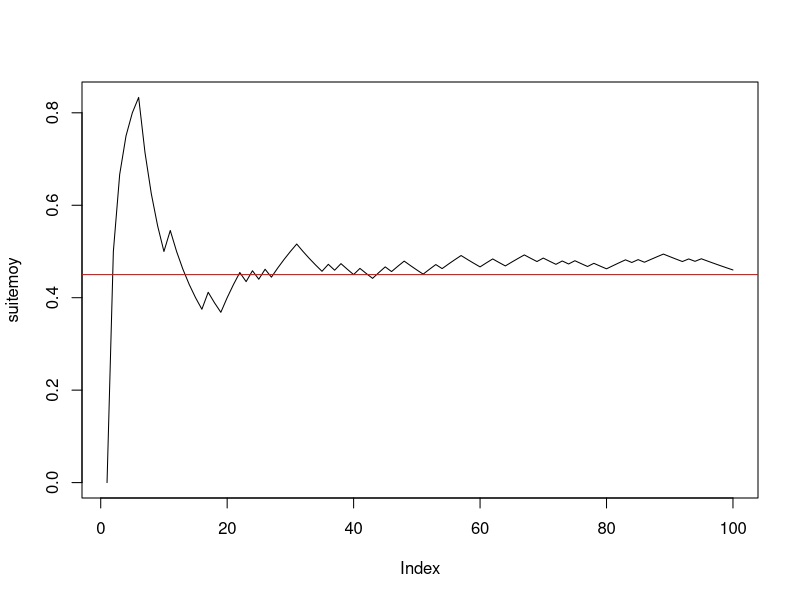

Generate this figure with R: (Note: this script raises an error after producing the figure.)

#--------question 1------------
n <- 100
p <- 0.45
x <- rbinom(n, 1, p)
#--------question 2------------
cumsum(x)
taille <- 1:n
suitemoy <- cumsum(x) / taille
#--------question 3------------
plot(suitemoy, type = "l")
abline(h = p, col = "red")

#------------Exercice 2------------------------



#--------question 1------------
n <- 100
mu <- -2
sigma <- 2
xg <- rnorm(n, mu, sigma)
#--------question 2------------
cumsum(xg)
rm(taille)
taille <- 1:n
rm(suitemoyg)
suitemoyg
suitemoyg <- cumsum(xg) / taille
#--------question 3------------
plot(suitemoyg, type = "l", ylim = c(-10, 6))
abline(h = mu, col = "red")


#------------Exercice 3------------------------

#---------question 1--------------------------
mu <- -2
sigma <- 2
n <- 5
rm(x) 
x <- rnorm(n, mu, sigma) # echantillon de n tirages de X
(moyx <- mean(x)) # moyenne de l'échantillon de taille n x

#---------question 2--------------------------
(y <- rnorm(n, mu, sigma)) # second echantillon de n tirages de X
(moyy <- mean(y)) # moyenne de l'échantillon y
(rbind(x, y) -> M) # range les deux échantillons dans M à 2 lignes et n colonnes
rowMeans(M)

#---------question 3--------------------------
N <- 1000
Mdata <- matrix(rnorm(n * N, mu, sigma), ncol = n, byrow = T) # N échantillons de taille n disposés en lignes
dim(Mdata) # dimension de la matrice N lignes et n colonnes


#---------question 4--------------------------
(rowMeans(Mdata) -> moyennes) # calcule les moyennes pour les N, n-échantillons tirés.
apply(Mdata, MARGIN = 1, mean) # alternative pour effectuer les moyennes en ligne

#---------question 5--------------------------
mean(moyennes) # moyenne empirique des N réalisations de Xbar_n
sd(moyennes) * sqrt((length(moyennes) - 1) / length(moyennes)) # ecart-type empirique
sd(moyennes) # écart-type estimé sans biais = ecart-type empirique corrigé

#---------question 6--------------------------
hist(moyennes, prob = T, main = "Répartition de la moyenne empirique des Xi, i=1,....,n") # la répartition observée de Xbar_n
(abs <- seq(1.2 * min(moyennes), 1.2 * max(moyennes), (max(moyennes) - min(moyennes)) / 100))
points(abs, dnorm(abs, mu, sigma / sqrt(n)), col = 2, type = "l")
abline(v = mean(moyennes), col = 3, lty = "dashed") # moyenne de l'échantillon
abline(v = mu, col = 2) # moyenne théorique mu de la loi de Xbar
# belle adéquation de l'échantillon à la normale, que l'on peut verifier avec dte de Henry
qqnorm(moyennes) # les points sont presque alignés la loi de Xbar_n est donc bien normale
qqline(moyennes, col = 2) # autour de la droite rouge qui passe par les deux points
# (1er quartile theo de la centrée réduite,1er quartile empirique) et
# (3ieme quartile theo de la centrée réduite,3ieme quartile empirique)
# mean(echantillon) et écart-type empirique sd(échantillon)*sqrt((n-1)/n). e
# En effet si on ajoute la droite passant par ces deux points elle se confond
# avec qqline. droite de Henry

(x1 <- qnorm(0.25))
(x2 <- qnorm(0.75))
(y1 <- quantile(moyennes, 0.25, type = 1))
(y2 <- quantile(moyennes, 0.75, type = 1))
abline(y1 - (y2 - y1) * x1 / (x2 - x1), (y2 - y1) / (x2 - x1), col = 3) # droite de Henry

#----------question 7-------------------------
moyennecr <- sqrt(n) * (moyennes - mu) / sigma
hist(moyennecr, prob = T, main = "Répartition observée de la moyenne empirique centrée réduite")
(abscr <- seq(1.2 * min(moyennecr), 1.2 * max(moyennecr), (max(moyennecr) - min(moyennecr)) / 100))
points(abscr, dnorm(abscr), col = 2, type = "l")
abline(v = mean(moyennecr), col = 3, lty = "dashed") # moyenne empirique de l'échantillon
abline(v = 0, col = 2) # moyenne théorique  de la loi normale centrée réduite

qqnorm(moyennecr)
qqline(moyennecr) # droite de Henry

#-----------question 8------------
n <- 50
# puis réexecuter les lignes 67 à 107 : la loi reste gaussienne mais
# l'écart-type de Xbarn est plus petit avec n=50 qu'avec n=2
sd(moyennes)
sigma / sqrt(n)

n <- 2
# puis réexecuter les lignes 67 à 107 : LA LOI EST TOUJOURS GAUSSIENNE MEME AVEC n PETIT
# C'EST UNE PROPRIETES CARACTÉRISTIQUE DE LA LOI NORMALE MAIS QUI NE S'APPLIQUE PAS AUX AUTRES
# LOIS COMME PAR EX A LA BERNOULLI ==> VOIR EXO SUIVANT
sd(moyennes)
# l'écart type empirique est EN REVANCHE plus faible avec n=2 qu'avec n=50 :
# normal il estime sigma/sqrt(n) or :
sigma / sqrt(n)

#####################################################################################
# CE QU'IL FAUT RETENIR DE CET EXERCICE : LA LOI DE XBAR EST GAUSSIENNE SI L'ÉCHANTILLON EST
# GAUSSIEN ET DE TAILLE QUELCONQUE n. LE RESULTAT DU THEOREME CENTRAL LIMITE EST VRAI DANS CE CAS
# POUR TOUT n ET PAS SEULEMENT POUR n GRAND
###################################################################################

###################################################
#------------Exercice 4------------------------
###################################################

#---------question 1--------------------------
p <- 0.45
n <- 5
N <- 100
rm(Mdata) # efface l'objet précedemment créé Mdata

Mdata <- matrix(rbinom(n * N, 1, p), ncol = n, byrow = T) # N échantillons de taille n disposés en lignes
dim(Mdata) # dimension de la matrice N lignes et n colonnes

(rowMeans(Mdata) -> moyennes) # calcule les moyennes pour les N, n-échantillons tirés.


mean(moyennes) # moyenne empirique des N réalisations de Xbar_n
sd(moyennes) * sqrt((length(moyennes) - 1) / length(moyennes)) # ecart-type empirique
sd(moyennes) # écart-type estimé sans biais = ecart-type empirique corrigé

#---------histogramme de xbar_n--------------------------
hist(moyennes, prob = T, ylim = c(0, max(dnorm(p, p, sqrt(p * (1 - p) / n)), 4)), main = "Répartition de la moyenne empirique des Xi, i=1,....,n") # la répartition observée de Xbar_n
(abs <- seq(.8 * min(moyennes), 1.2 * max(moyennes), (max(moyennes) - min(moyennes)) / 100))
points(abs, dnorm(abs, p, sqrt(p * (1 - p) / n)), col = 2, type = "l")
abline(v = mean(moyennes), col = 3, lty = "dashed") # moyenne de l'échantillon
abline(v = p, col = 2) # moyenne théorique mu de la loi de Xbar
qqnorm(moyennes) # vraiment pas gaussien !
qqline(moyennes, col = 2)
# AUCUNE ADEQUATION  de l'échantillon à la normale CAR n EST TROP PETIT ET LE TCL N'EST
# PAS VERIFIE. ON REFAIT LA SIMUL AVEC n=200 :

n <- 200
# puis réeéxuter les lignes 142 à 161

# EUREKA CA MARCHE BEAUCOUP MIEUX ET ON A BIEN UNE REPARTITION GAUSSIENNE CAR n EST SUFFISAMMENT GRAND POUR
# QUE LE TCL SOIT VERIFIE !
######################################

qqnorm(moyennes)
qqline(moyennes, col = "red")

# Si on augmente N on améliore l'estimation de la densité de Xbarn par l'histogramme
# des N réalisations de Xbarn mais si n est petit on n'observe pas un histogramme
# ressemblant à une gaussienne puisque le TCL ne s'applique que si n est assez grand.
# Essayer avec
N <- 1000
n <- 4
# puis lignes 142 à 159.
N <- 1000
n <- 100
# puis lignes 142 à 159.
